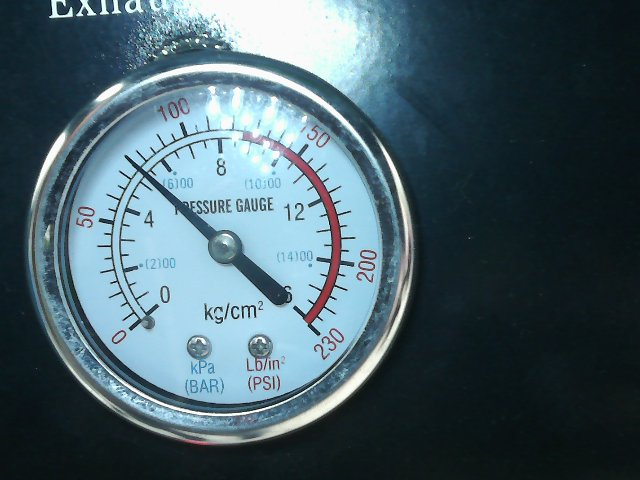
#> input picture images/meter.jpeg, 640 x 480 px; its folder holds 5 pictures in this run
$ python analog_gr.py
#> lines starting #> are read from the running program, lines starting #| are printed output that depends on the picture; after the words box and inside, x2 and y2 are one past the last pixel; in counts of white or black regions, pixels touching at a corner belong together
# -*- coding: utf-8 -*-
import cv2
import numpy as np
import glob
import os
import sys
import random
import time
import json
import base64
import requests
from datetime import datetime, timedelta
import pytz
import shutil
import argparse

# Define args as a global variable
args = None

def write_to_log_file(log_message):
    log_file_path = 'python_log.txt'

    # Open the log file in append mode
    with open(log_file_path, 'a') as log_file:
        # Write the message to the log file
        log_file.write(log_message + '\n')

# [110 lines left out: functions is_image_dark, is_within_brightness_range, darken_needle, increase_brightness, rotate_image_clockwise, rotate_image_counterclockwise and 1 more, not called in this run]

def crop_image_using_circle(image_name, parameters_list, num_circles_to_detect):
    for params in parameters_list:
        # Load the image
        img = cv2.imread('images/%s' % (image_name))

        # Convert the image to grayscale
        gray = cv2.cvtColor(img, cv2.COLOR_BGR2GRAY)

        # Apply Canny edge detection to detect edges
        edges = cv2.Canny(gray, 100, 200)
        cv2.imwrite('images/edges_detected.jpg', edges)

        binary = cv2.adaptiveThreshold(edges, 255, cv2.ADAPTIVE_THRESH_GAUSSIAN_C, cv2.THRESH_BINARY_INV, 11, 2)
        cv2.imwrite('images/binary_detected.jpg', binary)

	# Detect circles using the HoughCircles function
        circles = cv2.HoughCircles(binary, cv2.HOUGH_GRADIENT, dp=1, minDist=params[0], param1=params[1], param2=params[2], minRadius=params[3], maxRadius=params[4])

        if circles is not None:
            write_to_log_file("Number of circles detected after crop: %s" % (len(circles[0])))
        else:
            write_to_log_file("No circles detected in the image after crop.")

        # Log the tested parameters with labels
        write_to_log_file("Tested parameters: minDist={}, param1={}, param2={}, minRadius={}, maxRadius={}".format(*params))

        if circles is not None:
            if len(circles[0]) != num_circles_to_detect:
                continue

        output = img.copy()

        # If the desired number of circles is detected, return the parameters and draw the circles
        if circles is not None:
            # Convert the (x, y) coordinates and radius of the circles to integers
            circles = circles.astype(int)
            # Draw the circles on the original image
            for (x, y, r) in circles[0]:
                cv2.circle(img, (x, y), r, (0, 255, 0), 2)
                cv2.imwrite('images/circles_detected.jpg', img)

            # Crop and save each circle
            for i in range(len(circles[0])):
                x, y, r = circles[0][i]

                # Calculate the offset as 20% of the circle's radius
                offset = int(r * 0.03)

                # Calculate the cropping dimensions
                crop_start_y = y - (r + offset)
                crop_end_y = y + (r + offset)
                crop_start_x = x - (r + offset)
                crop_end_x = x + (r + offset)

                write_to_log_file("Cropped image: %s, x=%s, y=%s, r=%s offset=%s" % ('images/crop' + str(i + 1) + '.jpg', x, y, r, offset))
                crop_dimensions = f"Cropping Dimensions: Start Y={crop_start_y}, End Y={crop_end_y}, Start X={crop_start_x}, End X={crop_end_x}"
                write_to_log_file(crop_dimensions)

                # Perform the cropping
                cropped = img[crop_start_y:crop_end_y, crop_start_x:crop_end_x]

                cv2.imwrite('images/crop' + str(i + 1) + '.jpg', cropped)
                cv2.imwrite('images/crop_before_rotate' + str(i + 1) + '.jpg', cropped)
            # Save the image with circles drawn
            cv2.imwrite('images/circles_detected.jpg', img)

            cv2.waitKey(0)
            cv2.destroyAllWindows()

            # Return the parameters that resulted in successful detection
            if len(circles[0]) == num_circles_to_detect:
                return params

    # If no circles are found with any parameter combination, return None
    return None

def get_user_input(image_name, sys_argv):
    global args  # Access the global args variable

    crop_info = dict()  # Create a dictionary to store crop information

    if args.user_input:
        # Split the user input into individual crop entries
        crop_entries = args.user_input

        # Iterate through the crop entries and fill in crop information
        for i in range(0, len(crop_entries), 5):
            crop_name = crop_entries[i]
            min_angle = int(crop_entries[i + 1])
            max_angle = int(crop_entries[i + 2])
            min_value = int(crop_entries[i + 3])
            max_value = int(crop_entries[i + 4])

            crop_info[crop_name] = (min_angle, max_angle, min_value, max_value)

    for crop_key in crop_info:
        if crop_key in image_name:
            min_angle, max_angle, min_value, max_value = crop_info[crop_key]
            break
        else:
            # Default values if no specific crop information is provided
            min_angle = 40
            max_angle = 320
            min_value = 0
            max_value = 4000

    write_to_log_file("min_angle %s max_angle %s min_value %s max_value %s" % (min_angle, max_angle, min_value, max_value))
    return min_angle, max_angle, min_value, max_value

# [92 lines left out: functions avg_circles, draw_pts_and_text_in_img_to_show_deg, not called in this run]


find_and_draw_circle_crop_parameters_list = [
    [200, 200, 100, 50, 500],
    [500, 200, 50, 0, 155],
    [400, 200, 50, 0, 155],
    [300, 200, 50, 0, 155],
    [500, 200, 50, 0, 500],
    [150, 100, 50, 30, 100],
    [400, 200, 100, 30, 170],
    # Add more parameter combinations as needed
]


# [127 lines left out: functions find_and_draw_circle, find_angle_between_2_points, not called in this run]


def dist_2_pts(x1, y1, x2, y2):
    return np.sqrt((x2 - x1) ** 2 + (y2 - y1) ** 2)

# [248 lines left out: functions get_final_line1, get_final_line, get_all_lines, get_all_lines1, not called in this run]

# Global crop_parameters_list
# minDist - large some circles maynot be detected
#         - small some false circles get detected
# param1, param2, for Canny edge detection, param2 is param1/2
# minRadius, maxRadius
crop_parameters_list = [
    [200, 200, 100, 50, 500],
    [500, 200, 50, 0, 155],
    [400, 200, 50, 0, 155],
    [300, 200, 50, 0, 155],
    [500, 200, 50, 0, 500],
    [200, 100, 50, 40, 60],
    [150, 100, 50, 30, 100],
    [400, 200, 100, 30, 170],
    # Add more parameter combinations as needed
]

def main():

    global args  # Access the global args variable

    files = glob.glob('images/crop*')
    for f in files:
        os.remove(f)

    files = glob.glob('images/*.jpg')
    for f in files:
        os.remove(f)

    file_path = 'python_log.txt'
    # Remove the file if it exists
    if os.path.exists(file_path):
        os.remove(file_path)

    folder_path = 'images/output'
    # Remove the directory and its contents
    if os.path.exists(folder_path):
        shutil.rmtree(folder_path)

    # Create the folder if it doesn't exist
    if not os.path.exists(folder_path):
        os.makedirs(folder_path)

    folder_path = 'images/output/all_lines'
    # Create the folder if it doesn't exist
    if not os.path.exists(folder_path):
        os.makedirs(folder_path)

    parser = argparse.ArgumentParser(description='Analog Gauge Image Processing')

    parser.add_argument('--test_mode', choices=['bls', 'rp', 'bls_test', 'rp_test'], default='bls', help='Test mode')
    parser.add_argument('--num_of_meter', type=int, choices=[1, 2, 3], default=3, help='Number of meters (1/2/3)')
    parser.add_argument('--crop_horiz', type=int, default=None, help='Crop horizontally by a percentage value')
    parser.add_argument('--bright_thresh', type=int, default=150, help='Brightness threshold value default is 150')
    parser.add_argument('--rotate', nargs='+', default=[], help='Crop image and rotation direction for each crop')
    parser.add_argument('--meter_name', type=str, default=None, help='Name of the meter image to use')
    parser.add_argument('--user_input', nargs='+', default=[], help='crop1 0 300 40 4000 crop2 0 100 50 200 crop3 0 200 50 500')
    parser.add_argument('--test_dir', default=os.getcwd(), help='Path to the main directory containing subdirectories')

    args = parser.parse_args()
    all_args = sys.argv

    # Concatenate the arguments into a single string
    log_message = ' '.join(all_args)
    write_to_log_file(log_message)

    #num_images = 47  # Number of images (e.g., meter1.jpeg, meter2.jpeg, etc.)

    main_directory = args.test_dir
    subdirectory = 'images'

    # Get a list of all subdirectories (e.g., Aug_13, Aug_14, etc.) in the main directory
    subdirectories = [d for d in os.listdir(main_directory) if os.path.isdir(os.path.join(main_directory, d))]

    if not subdirectories:
        subdirectories = 'images'
        subdirectory = 'images'

    image_name = f"meter.jpeg"
    full_image_path = f"{main_directory}/{subdirectory}/{image_name}"

    # Iterate through each subdirectory
    for subdirectory in subdirectories:
        # Check if "bls_test" is provided as an argument
        if args.test_mode == 'bls_test':
            write_to_log_file("Starting bls_test")
            if args.meter_name:
                image_name = args.meter_name
            else:
                image_name = f"meter.jpeg"
            if "log_" in subdirectory:
                full_image_path = f"{main_directory}/{subdirectory}/images/{image_name}"
            elif "images" in subdirectory:
                full_image_path = f"{main_directory}/{subdirectory}/{image_name}"
            elif "test_images" in subdirectory:
                full_image_path = f"{main_directory}/test_images/{image_name}"
            else:
               continue
            # Copy the image to "images/meter.jpeg"
            shutil.copy(full_image_path, "images/meter.jpeg")
        # Check if "rp_test" is provided as an argument
        elif args.test_mode == 'rp_test':
            write_to_log_file("Starting rp_test")
            if not args.test_dir:
                main_directory = 'rp_test_images'
            if args.meter_name:
                image_name = args.meter_name
            else:
                image_name = f"meter.jpeg"
            if "log_" in subdirectory:
                full_image_path = f"{main_directory}/{subdirectory}/images/{image_name}"
            elif "images" in subdirectory:
                full_image_path = f"{main_directory}/{subdirectory}/{image_name}"
            else:
                continue;

            # Copy the image to "images/meter.jpeg"
            shutil.copy(full_image_path, "images/meter.jpeg")
        else:
            if "images" != subdirectory:
                continue;
            write_to_log_file("Starting normal test")

        write_to_log_file("Starting Test %s" % (full_image_path))
        write_to_log_file("==========================")

        if args.crop_horiz is not None:
            cropped_image = crop_image_horizontally("meter.jpeg", args.crop_horiz)
            shutil.copy("images/cropped.jpg", "images/meter.jpeg")

        num_circles_to_detect = args.num_of_meter
        detected_params = crop_image_using_circle("meter.jpeg", crop_parameters_list, num_circles_to_detect)
#> in crop_image_using_circle, img is the input picture: shape (480, 640, 3); mean B, G, R 104.7, 95.2, 72.9
#> in crop_image_using_circle, `gray = cv2.cvtColor(img, cv2.COLOR_BGR2GRAY)`:
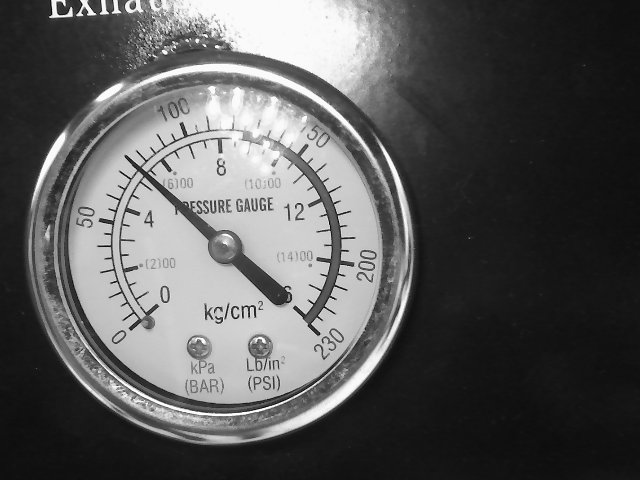
#> gray: shape (480, 640); min 3, max 255, mean 89.6
#> in crop_image_using_circle, `edges = cv2.Canny(gray, 100, 200)`:
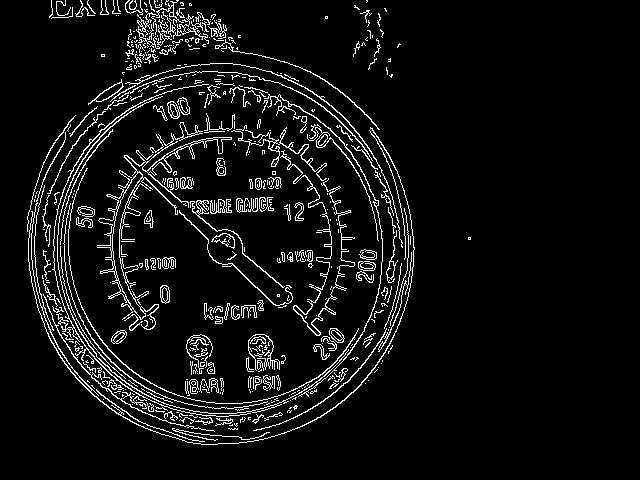
#> edges: shape (480, 640); 6.5% white in thin lines or dots, all inside (x1, y1, x2, y2) = (27, 0, 471, 445)
#> in crop_image_using_circle, `binary = cv2.adaptiveThreshold(edges, 255, cv2.ADAPTIVE_THRESH_GAUSSIA..`:
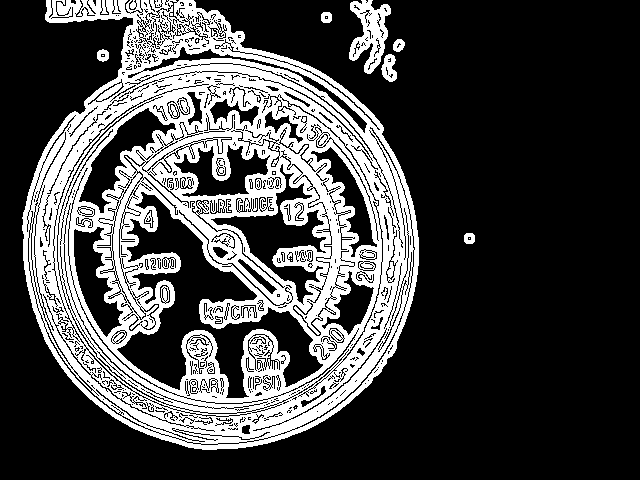
#> binary: shape (480, 640); 27.4% white; 19 white regions (12 under 20 px), largest, box (x1, y1, x2, y2) and area: (22, 0, 419, 450) 81892, (349, 0, 391, 74) 1594, (381, 54, 397, 82) 286
#> in crop_image_using_circle, `circles = cv2.HoughCircles(binary, cv2.HOUGH_GRADIENT, dp=1, minDist=p..`: circles = [[220.5, 250.5, 191.7]]
#> detected_params = [150, 100, 50, 30, 100]
        if detected_params is not None:
            write_to_log_file("Circle detected! Parameters:")
        else:
            write_to_log_file("Circle not detected with any parameter combination.")

        if args.rotate and len(args.rotate):
            num_images_to_rotate = len(args.rotate) // 2
            for j in range(num_images_to_rotate):
                crop_index = j * 2
                crop_image_name = args.rotate[crop_index]
                rotation_direction = args.rotate[crop_index + 1]

                image_file = f"{crop_image_name}.jpg"
                if rotation_direction == 'clockwise':
                    rotate_image_clockwise(image_file)
                elif rotation_direction == 'counterclockwise':
                    rotate_image_counterclockwise(image_file)

        for j in range(1, num_circles_to_detect + 1):
            image_name = f"crop{j}.jpg"  # Construct the cropped image name
            min_angle, max_angle, min_value, max_value = get_user_input(image_name, sys.argv)

            write_to_log_file("Starting Test crop%s.jpg" % (j))
            write_to_log_file("==========================")

            image_path = f"images/{image_name}"
            brightness_threshold = args.bright_thresh

            average_brightness, is_dark = is_image_dark(image_name, brightness_threshold)

            if is_dark:
                if average_brightness < 120:
                    brightened_image = increase_brightness(image_name, 1.8, 10)
                elif average_brightness < 140:
                    brightened_image = increase_brightness(image_name, 1.5, 10)
                else:
                    brightened_image = increase_brightness(image_name, 1.2, 10)
                cv2.imwrite(image_path, brightened_image)

            gauge_number = j
            file_type = 'jpg'
            files = glob.glob(f'images/output/gauge-{gauge_number}*')
            for f in files:
                os.remove(f)

            img, x, y, r = find_and_draw_circle(image_path, gauge_number, file_type, detected_params)
            img = draw_pts_and_text_in_img_to_show_deg(img, x, y, r, image_path, gauge_number, file_type)
            filtered_lines, new_filtered_lines = get_all_lines(image_path, gauge_number, file_type, x, y, r)
            final_line_list = get_final_line(img, new_filtered_lines, x, y, r, image_path, gauge_number, file_type, sys.argv)
            if not final_line_list:
                final_line_list = get_final_line(img, filtered_lines, x, y, r, image_path, gauge_number, file_type, sys.argv)
            final_angle = find_angle_between_2_points(x, y, final_line_list)
            # print("final_angle %s" % (final_angle))

            angle_range = (float(max_angle) - float(min_angle))
            val_range = (float(max_value) - float(min_value))
            new_value = (((float(final_angle) - float(min_angle)) * val_range) / angle_range) + float(min_value)
            # Format new_value to display only two decimal places
            new_value = round(new_value, 2)

            if new_value <= 0:
                new_value = 0.00

            write_to_log_file("Current reading: For Image %s %s PSI" % (j, new_value))
            print(f"Current reading: For Image {j} {new_value} PSI")

if __name__ == '__main__':
#> (the run stopped early here; a loop or call above may not have finished)
